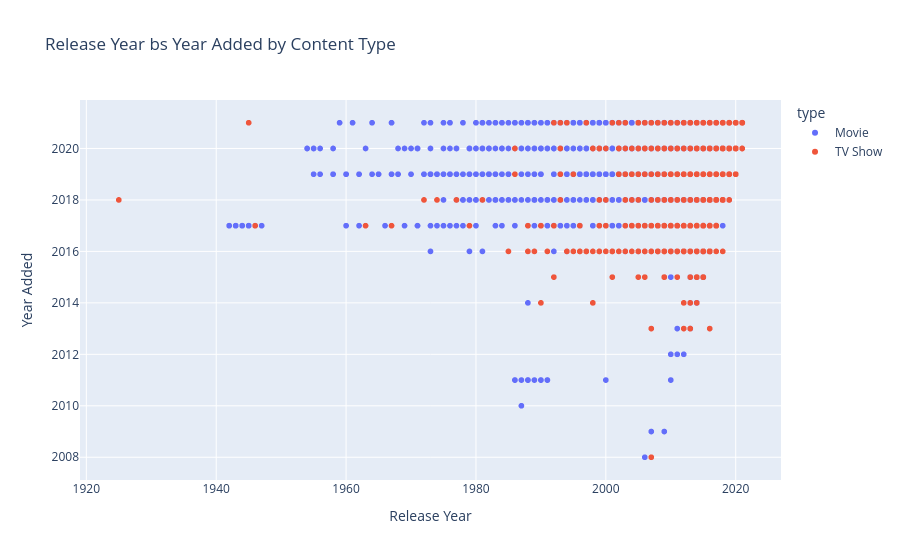

The notebook cell this image was saved under:
### Markdown cell above
### Scatter Plot: Release Year and Year Added

### Code cell
fig = px.scatter(
    data_frame=data,
    x="release_year",
    y="year_added",
    color="type",
    title="Release Year bs Year Added by Content Type",
    labels={
        "release_year": "Release Year",
        "year_added": "Year Added"
    },
)

fig.show()

### Figure 1 — Plotly figure (JSON) as saved in the notebook; plotly's stock layout.template omitted (floating-point values rounded to 4 significant figures; data arrays with more than 128 entries replaced by an {"elided": "..."} marker saying what was removed)
{"data": [{"hovertemplate": "type=Movie<br>Release Year=%{x}<br>Year Added=%{y}<extra></extra>", "legendgroup": "Movie", "marker": {"color": "#636efa", "symbol": "circle"}, "mode": "markers", "name": "Movie", "showlegend": true, "type": "scattergl", "x": {"elided": "6129 int values"}, "xaxis": "x", "y": {"elided": "6129 int values"}, "yaxis": "y"}, {"hovertemplate": "type=TV Show<br>Release Year=%{x}<br>Year Added=%{y}<extra></extra>", "legendgroup": "TV Show", "marker": {"color": "#EF553B", "symbol": "circle"}, "mode": "markers", "name": "TV Show", "showlegend": true, "type": "scattergl", "x": {"elided": "2664 int values"}, "xaxis": "x", "y": {"elided": "2664 int values"}, "yaxis": "y"}], "layout": {"legend": {"title": {"text": "type"}, "tracegroupgap": 0}, "title": {"text": "Release Year bs Year Added by Content Type"}, "xaxis": {"anchor": "y", "domain": [0, 1], "title": {"text": "Release Year"}}, "yaxis": {"anchor": "x", "domain": [0, 1], "title": {"text": "Year Added"}}}}
